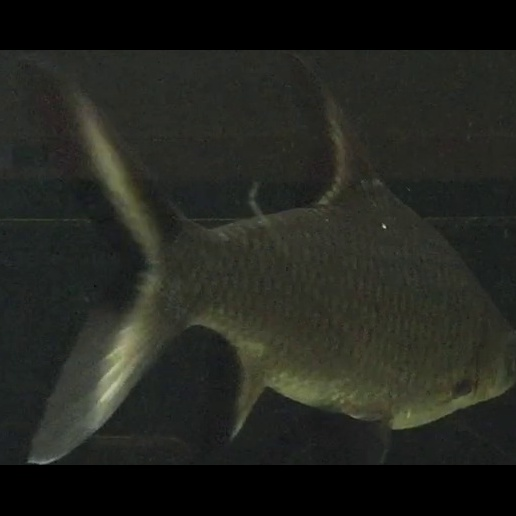
#> input picture images/objects/faint/F018086-00001.jpg, 516 x 516 px, given in place of , which was not available
$ jupyter execute --allow-errors Low_Contrast_Contour_Faint_Object.ipynb   (text cells are left out)
#> lines starting #> are read from the running program, lines starting #| are printed output that depends on the picture; after the words box and inside, x2 and y2 are one past the last pixel; in counts of white or black regions, pixels touching at a corner belong together; pictures that were not available may be replaced by others from this repository, and a replacement may not be noted
[cell 1]
import cv2
import numpy
import matplotlib.pyplot as plt
from glob import glob
from os import path

[cell 2]
from skimage.util import *

[cell 3]
def is_low_contrast(obj_image, fraction_threshold, lower_percentile,
                    upper_percentile, method='linear'):

    dlimits = dtype_limits(obj_image, clip_negative=False)
    limits = numpy.percentile(obj_image, [lower_percentile, upper_percentile])

    ratio = (limits[1] - limits[0]) / (dlimits[1] - dlimits[0])

    return ratio < fraction_threshold, ratio

[cell 4]
def is_low_contrast_image(obj_image, fraction_threshold=0.2, lower_percentile=10, upper_percentile=90):
    low_contrast = False

    low_contrast = is_low_contrast(obj_image,
                                   fraction_threshold=fraction_threshold,
                                   lower_percentile=lower_percentile,
                                   upper_percentile=upper_percentile)
    return low_contrast

[cell 5]
def get_contrast_slope_ratios(obj_image):
    obj_flat = obj_image.flatten()
    ratio = numpy.diff(obj_flat)

    ratio = numpy.unique(ratio)

    obj_flat_norm = (ratio[1:] - ratio[1:].min()) / (ratio[1:].max() - ratio[1:].min())

    return obj_flat_norm

[cell 6]
image_folder = 'D:/Projects/ComputerVision/AutoEncoder/Fish/images/objects/faint'
image_files = [ f[len(image_folder) + 1:] for f in sorted(glob('%s/F*.jpg' % (image_folder)))]

image_files[:5]

[cell 7]
'F000234-00001.jpg'[:-4]

[cell 8]
obj_images = dict()

for image_file in image_files:
    _image_file = '%s/%s' % (image_folder, image_file)

    my_image = cv2.imread(_image_file, cv2.IMREAD_GRAYSCALE)
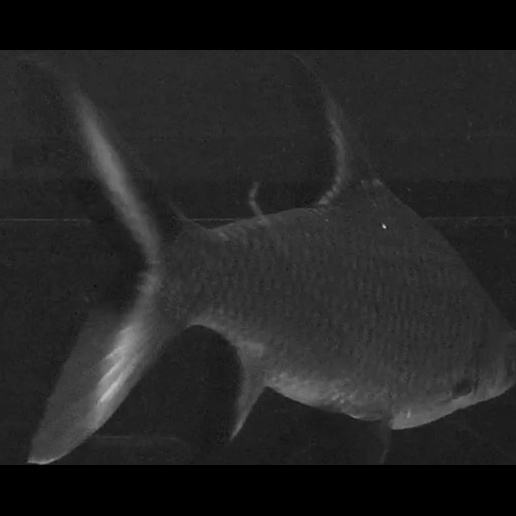
#> my_image: shape (516, 516); min 0, max 191, mean 36.3
    _image = cv2.resize(my_image.copy(), (120, 120), interpolation=cv2.INTER_CUBIC)

    obj_images[image_file[:-4]] = _image

my_image_list = numpy.array(list(obj_images.values()))

[cell 9]
my_countour_list = []
my_contour_image_list = []

img_blank = numpy.ones(my_image_list[0].shape, numpy.uint8)

for obj_name in obj_images:
    my_image = obj_images[obj_name]
    my_image = cv2.equalizeHist(my_image.copy())

    ret, thresh = cv2.threshold(my_image, 127, 255, cv2.THRESH_BINARY_INV)
    contours, hierarchy = cv2.findContours(thresh, cv2.RETR_TREE, cv2.CHAIN_APPROX_SIMPLE)

    my_countour_list.append(contours)

    _image = img_blank.copy()

    for contour in contours:
        cv2.drawContours(_image, contour, -1, (0, 0, 255), 1)

    my_contour_image_list.append(_image)
#> this loop made 1 pass
#> obj_name on pass 1: ''
#> pass 1, `my_image = cv2.equalizeHist(my_image.copy())`:
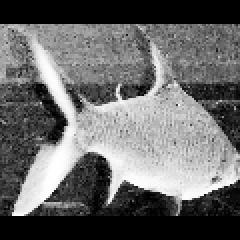
#> my_image: shape (120, 120) (shown 2 times larger); min 0, max 255, mean 105.1
#> pass 1, `ret, thresh = cv2.threshold(my_image, 127, 255, cv2.THRESH_BINARY_INV)`:
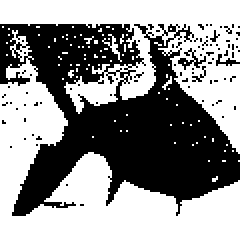
#> thresh: shape (120, 120) (shown 2 times larger); 56.4% white; 83 black regions (80 under 20 px), largest, box (x1, y1, x2, y2) and area: (0, 12, 120, 108) 6026, (89, 24, 103, 35) 50, (108, 27, 120, 33) 28
#> after the loop, my_contour_image_list = 1 item; my_countour_list = 1 item

$ run again, on F001298.jpg
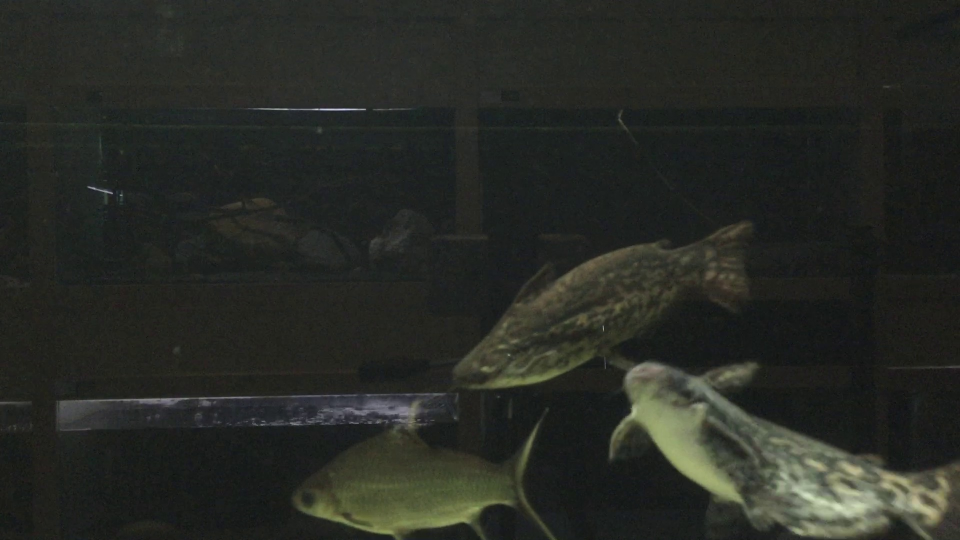
#> input picture F001298.jpg, 1920 x 1080 px, given in place of , which was not available (shown at 1/2 size)
#> the loop `for obj_name in obj_images:` made 1 pass
#> obj_name on pass 1: ''
#> pass 1, `my_image = cv2.equalizeHist(my_image.copy())`:
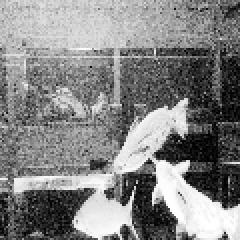
#> my_image: shape (120, 120) (shown 2 times larger); min 0, max 255, mean 132
#> pass 1, `ret, thresh = cv2.threshold(my_image, 127, 255, cv2.THRESH_BINARY_INV)`:
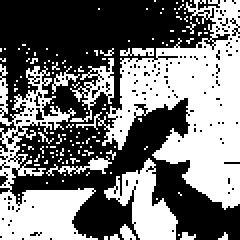
#> thresh: shape (120, 120) (shown 2 times larger); 46.2% white; 139 white regions (130 under 20 px), largest, box (x1, y1, x2, y2) and area: (38, 0, 120, 105) 3522, (0, 32, 49, 120) 1651, (52, 79, 89, 120) 684
#> after the loop `for obj_name in obj_images:`: my_contour_image_list = 1 item

$ run again, on F007028-00000.jpg
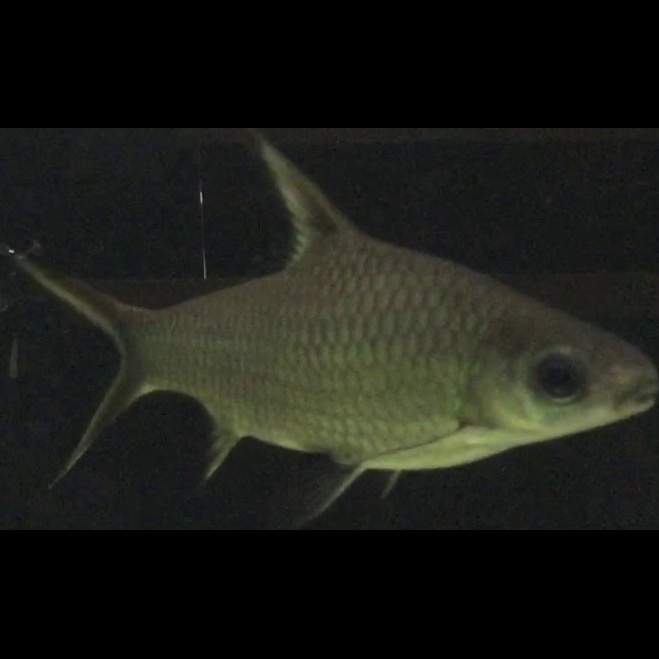
#> input picture F007028-00000.jpg, 659 x 659 px, given in place of , which was not available
#> the loop `for obj_name in obj_images:` made 1 pass
#> obj_name on pass 1: ''
#> pass 1, `my_image = cv2.equalizeHist(my_image.copy())`:
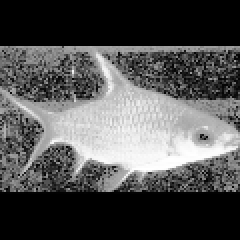
#> my_image: shape (120, 120) (shown 2 times larger); min 0, max 255, mean 81.6
#> pass 1, `ret, thresh = cv2.threshold(my_image, 127, 255, cv2.THRESH_BINARY_INV)`:
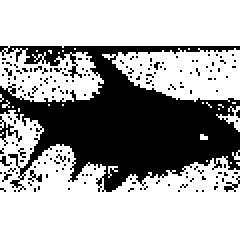
#> thresh: shape (120, 120) (shown 2 times larger); 65.9% white; 169 black regions (166 under 20 px), largest, box (x1, y1, x2, y2) and area: (0, 23, 120, 96) 4502, (0, 58, 11, 73) 45, (112, 88, 120, 96) 23
#> after the loop `for obj_name in obj_images:`: my_contour_image_list = 1 item
